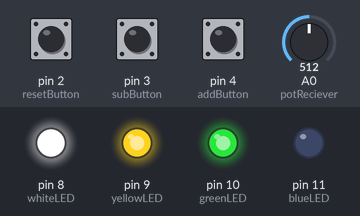
The sketch below on a simulated Arduino Uno, built with avr-gcc and run on an emulated ATmega328P. On the bench: output pins drawn as LEDs (lit = HIGH). The inputs (shaded band) are chosen by the test bench; at power-on: pin 2 (resetButton) LOW, pin 3 (subButton) LOW, pin 4 (addButton) LOW, A0 (potReciever) = 512. What the sketch prints to the serial monitor is not drawn.

Above: at 1.2 s.
1.3 s: pin 2 (resetButton) pulled HIGH for 0.15 s
At 1.47 s:
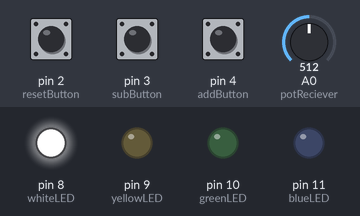
3.0 s: pin 3 (subButton) pulled HIGH for 0.15 s
At 3.17 s:
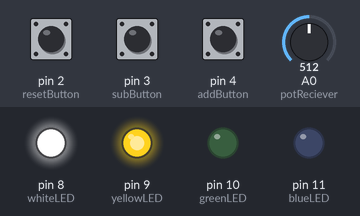
4.7 s: pin 4 (addButton) pulled HIGH for 0.15 s
At 4.87 s:
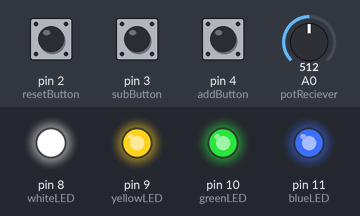
6.4 s: pin 4 (addButton) pulled HIGH for 3.2 s
At 10.1 s:
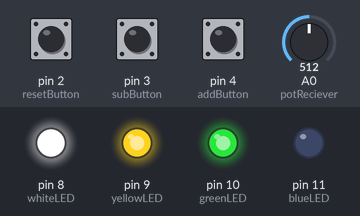
11.1 s: pin 2 (resetButton) pulled HIGH for 3.2 s
At 12.0 s:
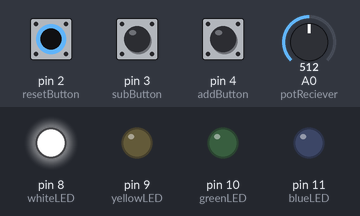
Timing chart, 0 to 15.8 s (numbered marks = the images above; inputs shaded):
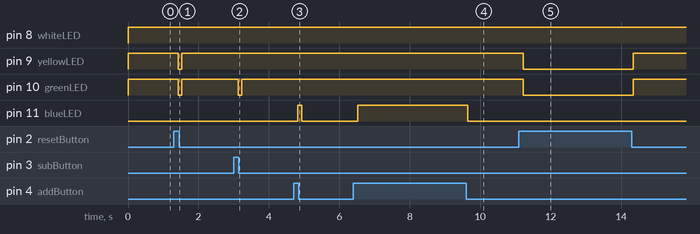

The sketch:

LightUp.ino
```cpp
const int whiteLED = 8;
const int yellowLED = 9;
const int greenLED = 10;
const int blueLED = 11;
const int potReciever = 0;
const int addButton = 4;
const int subButton = 3;
const int resetButton = 2;


void setup() {
  // put your setup code here, to run once:
  pinMode(whiteLED, OUTPUT);
  pinMode(yellowLED, OUTPUT);
  pinMode(greenLED, OUTPUT);
  pinMode(blueLED, OUTPUT);
  pinMode(potReciever, INPUT);
  pinMode(addButton, INPUT);
  pinMode(subButton, INPUT);
  pinMode(resetButton, INPUT);
  Serial.begin(9600);
}

int addButtonVal;
int subButtonVal;
int resetButtonVal;
int potVal;

void loop() {
  // put your main code here, to run repeatedly:
  addButtonVal = digitalRead(addButton);
  subButtonVal = digitalRead(subButton);
  resetButtonVal = digitalRead(resetButton);
  potVal = analogRead(potReciever);
  potVal = map(potVal, 0, 1023, 0, 180);
  Serial.println(potVal);

  if(addButtonVal == HIGH){
    Serial.println("Add Button Pushed");
    if(potVal + 45 <= 180){
      potVal += 45;
    }
    delay(100);
  }
  if(subButtonVal == HIGH){
    Serial.println("Subtract Button Pushed");
    if(potVal - 45 >= 0){
      potVal -= 45;
    }
    delay(100);
  }
  if(resetButtonVal == HIGH){
    Serial.println("Reset Button Pushed");
    potVal = 0;
    delay(100);
  }

  if(potVal >= 0){
    digitalWrite(whiteLED, HIGH);
  }else{
    digitalWrite(whiteLED, LOW);
  }

  if(potVal >= 45){
     digitalWrite(yellowLED, HIGH);
  }else{
    digitalWrite(yellowLED, LOW);
  }

  if(potVal >= 90){
     digitalWrite(greenLED, HIGH);
  }else{
    digitalWrite(greenLED, LOW);
  }

  if(potVal >= 135){
     digitalWrite(blueLED, HIGH);
  }else{
    digitalWrite(blueLED, LOW);
  }

}
```

Measured:
- after the input at 1.3 s, pin 9 (yellowLED), pin 10 (greenLED): HIGH → LOW after 0.13 s, → HIGH 0.10 s later
- after the input at 3.0 s, pin 10 (greenLED): HIGH → LOW after 0.13 s, → HIGH 0.10 s later
- after the input at 4.7 s, pin 11 (blueLED): LOW → HIGH after 0.13 s, → LOW 0.10 s later
- after the input at 6.4 s, pin 11 (blueLED): LOW → HIGH after 0.13 s, → LOW 3.1 s later
- after the input at 11.1 s, pin 9 (yellowLED), pin 10 (greenLED): HIGH → LOW after 0.13 s, → HIGH 3.1 s later
